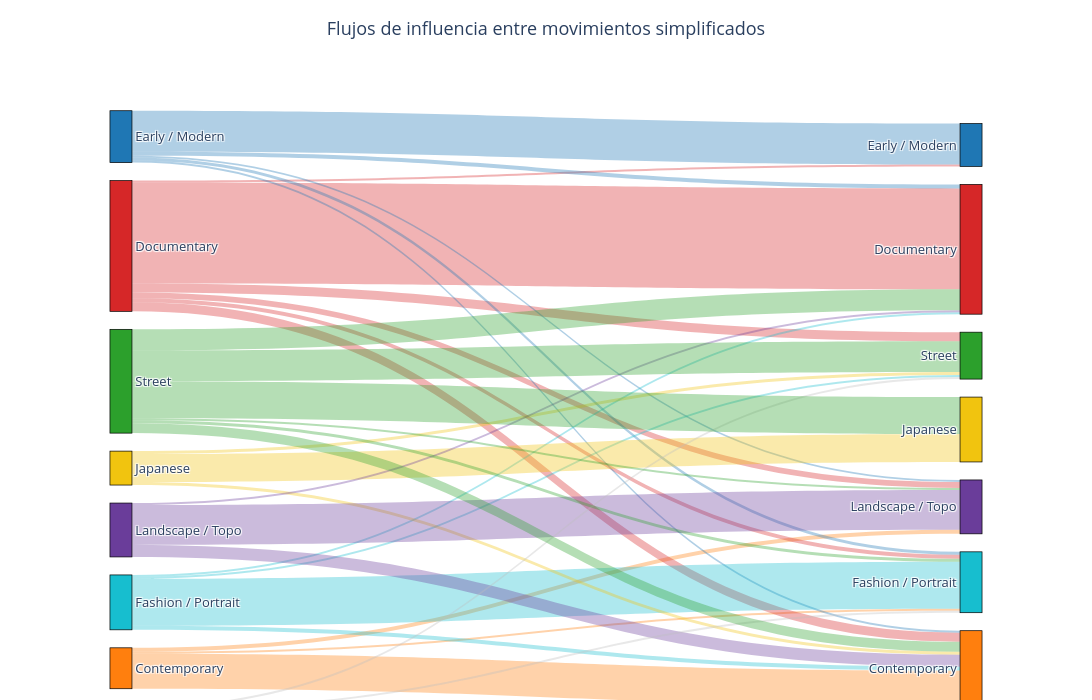

The cell this chart's notebook holds for it:
### Code cell
import pandas as pd
import plotly.graph_objects as go

ARCHIVO_CSV = 'red_fotografos_relaciones_final_con_fechas.csv'
ARCHIVO_HTML = 'flujos_movimientos_sankey_mejorado.html'
UMBRAL_MINIMO = 2  # oculta flujos con menos de este número de relaciones

# --------------------------------------------------
# 1. Leer CSV
# --------------------------------------------------
df = pd.read_csv(ARCHIVO_CSV)

for col in ['Movimiento_Influenciador', 'Movimiento_Influenciado']:
    df[col] = df[col].astype(str).str.strip()

# --------------------------------------------------
# 2. Simplificar movimientos
# --------------------------------------------------
def simplificar_movimiento(m):
    m = str(m).strip()

    if m in ['Pioneers', 'Pictorialism', 'Straight Photography', 'Modernist Photography', 'Photography Education']:
        return 'Early / Modern'
    elif m in ['Documentary Photography', 'Social Documentary', 'FSA/Documentary', 'Documentary Portrait',
               'Documentary/Street', 'Photojournalism', 'Poetic Documentary', 'War Photography',
               'Humanist Photography', 'Magnum Photos']:
        return 'Documentary'
    elif m in ['Street Photography', 'Provoke Movement', 'Japanese Street Photography']:
        return 'Street'
    elif m in ['Japanese Photography', 'Contemporary Japanese', 'Japanese Contemporary']:
        return 'Japanese'
    elif m in ['Conceptual Photography', 'Conceptual Art', 'Postmodern Photography',
               'Post-Internet Photography', 'Staged Photography', 'Fine Art Photography',
               'Contemporary Art', 'Contemporary Photography', 'Contemporary/Digital',
               'Contemporary Documentary', 'Contemporary Portrait', 'Contemporary Landscape',
               'Contemporary Public Art']:
        return 'Contemporary'
    elif m in ['New Topographics', 'Düsseldorf School', 'Color Photography', 'Landscape Photography', 'Group f/64']:
        return 'Landscape / Topo'
    elif m in ['Fashion Photography', 'Fashion/Portrait Photography', 'Portrait Photography', 'Art Direction']:
        return 'Fashion / Portrait'
    else:
        return 'Other'

df['Grupo_Origen'] = df['Movimiento_Influenciador'].apply(simplificar_movimiento)
df['Grupo_Destino'] = df['Movimiento_Influenciado'].apply(simplificar_movimiento)

# --------------------------------------------------
# 3. Contar flujos
# --------------------------------------------------
flows = (
    df.groupby(['Grupo_Origen', 'Grupo_Destino'])
      .size()
      .reset_index(name='valor')
)

flows = flows[flows['valor'] >= UMBRAL_MINIMO].copy()

# --------------------------------------------------
# 4. Orden narrativo de categorías
# --------------------------------------------------
orden = [
    'Early / Modern',
    'Documentary',
    'Street',
    'Japanese',
    'Landscape / Topo',
    'Fashion / Portrait',
    'Contemporary',
    'Other'
]

# nodos duplicados para separar columna izquierda y derecha
labels_left = [f'{x} ' for x in orden if x in set(flows['Grupo_Origen'])]
labels_right = [f' {x}' for x in orden if x in set(flows['Grupo_Destino'])]

labels = labels_left + labels_right

left_map = {cat: i for i, cat in enumerate([x.strip() for x in labels_left])}
right_map = {cat: i + len(labels_left) for i, cat in enumerate([x.strip() for x in labels_right])}

source = flows['Grupo_Origen'].map(left_map).tolist()
target = flows['Grupo_Destino'].map(right_map).tolist()
value = flows['valor'].tolist()

# --------------------------------------------------
# 5. Colores
# --------------------------------------------------
node_colors_map = {
    'Early / Modern': '#1f77b4',
    'Documentary': '#d62728',
    'Street': '#2ca02c',
    'Japanese': '#f1c40f',
    'Landscape / Topo': '#6a3d9a',
    'Fashion / Portrait': '#17becf',
    'Contemporary': '#ff7f0e',
    'Other': '#bdbdbd'
}

def hex_to_rgba(hex_color, alpha=0.35):
    hex_color = hex_color.lstrip('#')
    r = int(hex_color[0:2], 16)
    g = int(hex_color[2:4], 16)
    b = int(hex_color[4:6], 16)
    return f'rgba({r},{g},{b},{alpha})'

node_colors = []
for label in labels:
    cat = label.strip()
    node_colors.append(node_colors_map.get(cat, '#bdbdbd'))

link_colors = [
    hex_to_rgba(node_colors_map.get(origen, '#bdbdbd'), alpha=0.35)
    for origen in flows['Grupo_Origen']
]

# --------------------------------------------------
# 6. Posiciones manuales
# --------------------------------------------------
n_left = len(labels_left)
n_right = len(labels_right)

x = [0.08] * n_left + [0.92] * n_right
y_left = [(i + 1) / (n_left + 1) for i in range(n_left)]
y_right = [(i + 1) / (n_right + 1) for i in range(n_right)]
y = y_left + y_right

# --------------------------------------------------
# 7. Hover personalizado
# --------------------------------------------------
link_customdata = [
    f'{o} → {d}<br>Relaciones: {v}'
    for o, d, v in zip(flows['Grupo_Origen'], flows['Grupo_Destino'], flows['valor'])
]

# --------------------------------------------------
# 8. Sankey
# --------------------------------------------------
fig = go.Figure(data=[go.Sankey(
    arrangement='snap',
    valueformat='.0f',
    node=dict(
        pad=18,
        thickness=22,
        line=dict(color='black', width=0.7),
        label=labels,
        color=node_colors,
        x=x,
        y=y,
        hovertemplate='Movimiento: %{label}<extra></extra>'
    ),
    link=dict(
        source=source,
        target=target,
        value=value,
        color=link_colors,
        customdata=link_customdata,
        hovertemplate='%{customdata}<extra></extra>'
    )
)])

fig.update_layout(
    title=dict(
        text='Flujos de influencia entre movimientos simplificados',
        x=0.5,
        xanchor='center'
    ),
    font=dict(size=13),
    width=1100,
    height=700,
    margin=dict(l=40, r=40, t=70, b=30),
    paper_bgcolor='white',
    plot_bgcolor='white'
)

fig.write_html(ARCHIVO_HTML)
fig.show()

print(flows.sort_values('valor', ascending=False).head(20))
print(f'Sankey guardado en: {ARCHIVO_HTML}')

### Figure 1 — Plotly figure (JSON) as saved in the notebook; plotly's stock layout.template omitted (floating-point values rounded to 4 significant figures)
{"data": [{"arrangement": "snap", "link": {"color": ["rgba(255,127,14,0.35)", "rgba(255,127,14,0.35)", "rgba(255,127,14,0.35)", "rgba(214,39,40,0.35)", "rgba(214,39,40,0.35)", "rgba(214,39,40,0.35)", "rgba(214,39,40,0.35)", "rgba(214,39,40,0.35)", "rgba(214,39,40,0.35)", "rgba(31,119,180,0.35)", "rgba(31,119,180,0.35)", "rgba(31,119,180,0.35)", "rgba(31,119,180,0.35)", "rgba(31,119,180,0.35)", "rgba(23,190,207,0.35)", "rgba(23,190,207,0.35)", "rgba(23,190,207,0.35)", "rgba(23,190,207,0.35)", "rgba(241,196,15,0.35)", "rgba(241,196,15,0.35)", "rgba(241,196,15,0.35)", "rgba(106,61,154,0.35)", "rgba(106,61,154,0.35)", "rgba(106,61,154,0.35)", "rgba(189,189,189,0.35)", "rgba(189,189,189,0.35)", "rgba(44,160,44,0.35)", "rgba(44,160,44,0.35)", "rgba(44,160,44,0.35)", "rgba(44,160,44,0.35)", "rgba(44,160,44,0.35)", "rgba(44,160,44,0.35)"], "customdata": ["Contemporary → Contemporary<br>Relaciones: 35", "Contemporary → Fashion / Portrait<br>Relaciones: 2", "Contemporary → Landscape / Topo<br>Relaciones: 4", "Documentary → Contemporary<br>Relaciones: 9", "Documentary → Documentary<br>Relaciones: 101", "Documentary → Early / Modern<br>Relaciones: 2", "Documentary → Fashion / Portrait<br>Relaciones: 4", "Documentary → Landscape / Topo<br>Relaciones: 6", "Documentary → Street<br>Relaciones: 9", "Early / Modern → Contemporary<br>Relaciones: 2", "Early / Modern → Documentary<br>Relaciones: 4", "Early / Modern → Early / Modern<br>Relaciones: 41", "Early / Modern → Fashion / Portrait<br>Relaciones: 3", "Early / Modern → Landscape / Topo<br>Relaciones: 2", "Fashion / Portrait → Contemporary<br>Relaciones: 4", "Fashion / Portrait → Documentary<br>Relaciones: 2", "Fashion / Portrait → Fashion / Portrait<br>Relaciones: 47", "Fashion / Portrait → Street<br>Relaciones: 2", "Japanese → Contemporary<br>Relaciones: 3", "Japanese → Japanese<br>Relaciones: 28", "Japanese → Street<br>Relaciones: 3", "Landscape / Topo → Contemporary<br>Relaciones: 12", "Landscape / Topo → Documentary<br>Relaciones: 2", "Landscape / Topo → Landscape / Topo<br>Relaciones: 40", "Other → Fashion / Portrait<br>Relaciones: 2", "Other → Street<br>Relaciones: 2", "Street → Contemporary<br>Relaciones: 10", "Street → Documentary<br>Relaciones: 21", "Street → Fashion / Portrait<br>Relaciones: 3", "Street → Japanese<br>Relaciones: 37", "Street → Landscape / Topo<br>Relaciones: 2", "Street → Street<br>Relaciones: 31"], "hovertemplate": "%{customdata}<extra></extra>", "source": [6, 6, 6, 1, 1, 1, 1, 1, 1, 0, 0, 0, 0, 0, 5, 5, 5, 5, 3, 3, 3, 4, 4, 4, 7, 7, 2, 2, 2, 2, 2, 2], "target": [14, 13, 12, 14, 9, 8, 13, 12, 10, 14, 9, 8, 13, 12, 14, 9, 13, 10, 14, 11, 10, 14, 9, 12, 13, 10, 14, 9, 13, 11, 12, 10], "value": [35, 2, 4, 9, 101, 2, 4, 6, 9, 2, 4, 41, 3, 2, 4, 2, 47, 2, 3, 28, 3, 12, 2, 40, 2, 2, 10, 21, 3, 37, 2, 31]}, "node": {"color": ["#1f77b4", "#d62728", "#2ca02c", "#f1c40f", "#6a3d9a", "#17becf", "#ff7f0e", "#bdbdbd", "#1f77b4", "#d62728", "#2ca02c", "#f1c40f", "#6a3d9a", "#17becf", "#ff7f0e"], "hovertemplate": "Movimiento: %{label}<extra></extra>", "label": ["Early / Modern ", "Documentary ", "Street ", "Japanese ", "Landscape / Topo ", "Fashion / Portrait ", "Contemporary ", "Other ", " Early / Modern", " Documentary", " Street", " Japanese", " Landscape / Topo", " Fashion / Portrait", " Contemporary"], "line": {"color": "black", "width": 0.7}, "pad": 18, "thickness": 22, "x": [0.08, 0.08, 0.08, 0.08, 0.08, 0.08, 0.08, 0.08, 0.92, 0.92, 0.92, 0.92, 0.92, 0.92, 0.92], "y": [0.1111, 0.2222, 0.3333, 0.4444, 0.5556, 0.6667, 0.7778, 0.8889, 0.125, 0.25, 0.375, 0.5, 0.625, 0.75, 0.875]}, "type": "sankey", "valueformat": ".0f"}], "layout": {"font": {"size": 13}, "height": 700, "margin": {"b": 30, "l": 40, "r": 40, "t": 70}, "paper_bgcolor": "white", "plot_bgcolor": "white", "title": {"text": "Flujos de influencia entre movimientos simplificados", "x": 0.5, "xanchor": "center"}, "width": 1100}}
